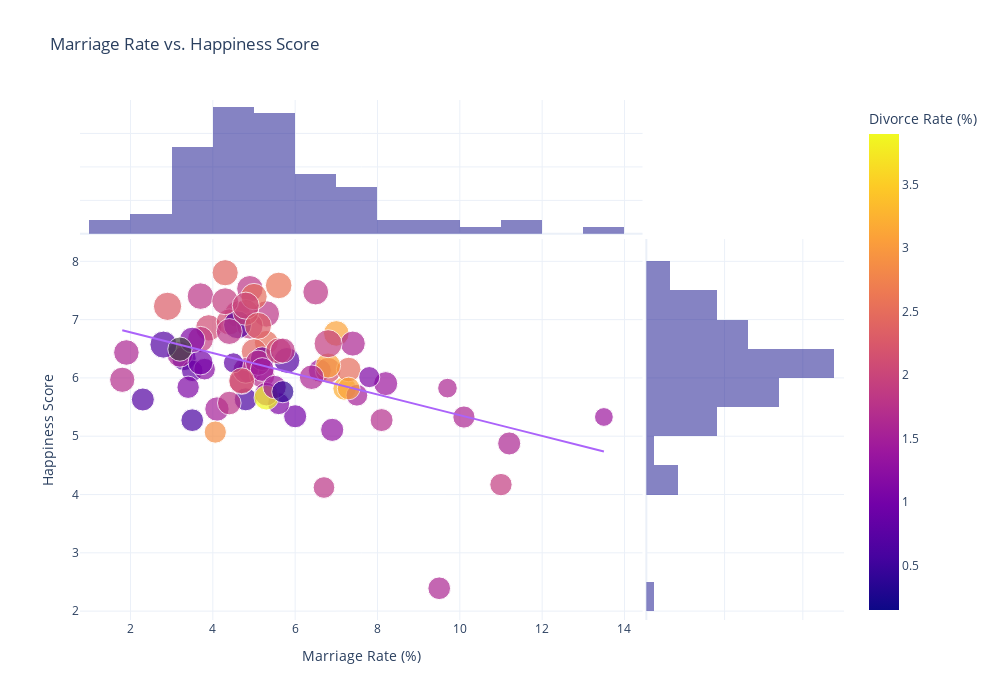

The cell this chart's notebook holds for it:
### Code cell
import plotly.express as px

# Interactive Joint Plot: Marriage Rate vs. Happiness Score
fig_joint = px.scatter(
    marriage_happiness,
    x='Marriage',
    y='happiness_score',
    color='Divorce',
    size='gdp_per_capita',
    hover_name='country',
    marginal_x='histogram',
    marginal_y='histogram',
    trendline='ols',
    title='Marriage Rate vs. Happiness Score',
    labels={'Marriage': 'Marriage Rate (%)', 'happiness_score': 'Happiness Score', 'Divorce': 'Divorce Rate (%)'},
    template='plotly_white'
)

fig_joint.update_layout(
    height=700,
    width=1000,
    legend_title='Divorce Rate (%)'
)

fig_joint.show()

### Figure 1 — Plotly figure (JSON) as saved in the notebook; plotly's stock layout.template omitted (floating-point values rounded to 4 significant figures)
{"data": [{"hovertemplate": "<b>%{hovertext}</b><br><br>Marriage Rate (%)=%{x}<br>Happiness Score=%{y}<br>gdp_per_capita=%{marker.size}<br>Divorce Rate (%)=%{marker.color}<extra></extra>", "hovertext": ["Albania", "Algeria", "Armenia", "Australia", "Austria", "Belgium", "Bosnia and Herzegovina", "Brazil", "Bulgaria", "Canada", "Chile", "China", "Colombia", "Costa Rica", "Croatia", "Cyprus", "Denmark", "Dominican Republic", "Ecuador", "Egypt", "El Salvador", "Estonia", "Finland", "France", "Georgia", "Germany", "Greece", "Guatemala", "Hungary", "Iceland", "Iran", "Ireland", "Israel", "Italy", "Jamaica", "Japan", "Jordan", "Kazakhstan", "Kyrgyzstan", "Latvia", "Lebanon", "Lithuania", "Luxembourg", "Malaysia", "Malta", "Mauritius", "Mexico", "Moldova", "Mongolia", "Montenegro", "Netherlands", "New Zealand", "Nicaragua", "Norway", "Panama", "Poland", "Portugal", "Romania", "Russia", "Saudi Arabia", "Serbia", "Singapore", "Slovakia", "Slovenia", "South Africa", "South Korea", "Spain", "Sri Lanka", "Sweden", "Switzerland", "Tajikistan", "Thailand", "Tunisia", "Ukraine", "United Arab Emirates", "United Kingdom", "United States", "Uruguay", "Uzbekistan", "Venezuela", "Vietnam"], "legendgroup": "", "marker": {"color": [1.7, 1.6, 1, 2, 1.8, 2.1, 0.6, 1.4, 1.5, 2.1, 0.7, 3.2, 0.7, 2.5, 1.5, 2.2, 2.6, 1.8, 1.1, 1.9, 0.8, 2.4, 2.4, 1.9, 1.3, 1.9, 1.8, 1.2, 1.7, 1.8, 1.6, 0.7, 1.8, 1.5, 1.5, 1.7, 1.8, 2.5, 1.6, 3.1, 1.6, 3.1, 2.3, 1.6, 0.7, 1.4, 0.9, 3.1, 1.1, 1.4, 1.8, 2, 0.8, 1.9, 1, 1.7, 1.7, 1.6, 3.9, 2.1, 1.4, 1.9, 1.8, 1.1, 0.6, 2.2, 1.6, 0.15, 2.5, 2, 1.4, 1.4, null, 2.88, 0.7, 1.8, 2.3, null, 1.1, 1.2, 0.4], "coloraxis": "coloraxis", "size": [1.449, 1.353, 1.466, 1.899, 1.927, 1.907, 1.467, 1.454, 1.635, 1.881, 1.645, 1.51, 1.455, 1.587, 1.727, 1.824, 1.949, 1.536, 1.343, 1.377, 1.278, 1.798, 1.888, 1.856, 1.477, 1.919, 1.708, 1.287, 1.754, 1.926, 1.465, 2.152, 1.833, 1.832, 1.305, 1.825, 1.292, 1.664, 1.061, 1.737, 1.417, 1.808, 2.2, 1.665, 1.841, 1.589, 1.55, 1.425, 1.379, 1.537, 1.942, 1.842, 1.109, 1.994, 1.714, 1.767, 1.758, 1.726, 1.68, 1.861, 1.552, 2.168, 1.731, 1.815, 1.417, 1.853, 1.798, 1.422, 1.921, 2.022, 0.972, 1.515, 1.333, 1.358, 2.015, 1.857, 1.98, 1.617, 1.227, 0, 1.349], "sizemode": "area", "sizeref": 0.0055, "symbol": "circle"}, "mode": "markers", "name": "", "orientation": "v", "showlegend": false, "type": "scatter", "x": [8.1, 10.1, 6, 4.6, 5.3, 3.9, 4.8, 6.6, 4.1, 4.4, 3.3, 7.2, 2.3, 5.3, 4.9, 6.8, 5.6, 4.4, 5.6, 11, 3.5, 5, 4.3, 3.7, 6.9, 4.9, 4.7, 3.8, 5.2, 4.9, 11.2, 4.6, 6.5, 3.2, 7.5, 4.8, 6.7, 7.3, 9.7, 6.8, 9.5, 7, 2.9, 6.4, 5.8, 8.2, 5.2, 7.3, 3.4, 5.3, 3.7, 4.8, 4.5, 4.3, 3.7, 5.1, 1.8, 7.4, 5.3, 5.6, 5.2, 6.8, 5.7, 3.5, 3.5, 4.7, 1.9, null, 5, 4.8, 13.5, 5.5, null, 4.06, 2.8, 4.4, 5.1, 3.2, 7.8, 3.3, 5.7], "xaxis": "x", "y": [5.277, 5.329, 5.342, 7.095, 7.097, 6.859, 5.633, 6.125, 5.466, 6.961, 6.334, 5.818, 5.63, 6.609, 6.125, 6.13, 7.586, 5.569, 5.559, 4.17, 6.122, 6.455, 7.804, 6.661, 5.109, 6.892, 5.931, 6.15, 6.041, 7.53, 4.876, 6.911, 7.473, 6.405, 5.703, 6.129, 4.12, 6.144, 5.825, 6.213, 2.392, 6.763, 7.228, 6.012, 6.3, 5.902, 6.33, 5.819, 5.84, 5.722, 7.403, 7.123, 6.259, 7.315, 6.265, 6.26, 5.968, 6.589, 5.661, 6.463, 6.144, 6.587, 6.469, 6.65, 5.275, 5.951, 6.436, 4.442, 7.395, 7.24, 5.33, 5.843, 4.497, 5.071, 6.571, 6.796, 6.894, 6.494, 6.014, 5.211, 5.763], "yaxis": "y"}, {"alignmentgroup": "True", "bingroup": "x", "hovertemplate": "Marriage Rate (%)=%{x}<br>count=%{y}<extra></extra>", "legendgroup": "", "marker": {"color": "#0d0887"}, "name": "", "offsetgroup": "", "opacity": 0.5, "showlegend": false, "type": "histogram", "x": [8.1, 10.1, 6, 4.6, 5.3, 3.9, 4.8, 6.6, 4.1, 4.4, 3.3, 7.2, 2.3, 5.3, 4.9, 6.8, 5.6, 4.4, 5.6, 11, 3.5, 5, 4.3, 3.7, 6.9, 4.9, 4.7, 3.8, 5.2, 4.9, 11.2, 4.6, 6.5, 3.2, 7.5, 4.8, 6.7, 7.3, 9.7, 6.8, 9.5, 7, 2.9, 6.4, 5.8, 8.2, 5.2, 7.3, 3.4, 5.3, 3.7, 4.8, 4.5, 4.3, 3.7, 5.1, 1.8, 7.4, 5.3, 5.6, 5.2, 6.8, 5.7, 3.5, 3.5, 4.7, 1.9, null, 5, 4.8, 13.5, 5.5, null, 4.06, 2.8, 4.4, 5.1, 3.2, 7.8, 3.3, 5.7], "xaxis": "x3", "yaxis": "y3"}, {"alignmentgroup": "True", "bingroup": "y", "hovertemplate": "Happiness Score=%{y}<br>count=%{x}<extra></extra>", "legendgroup": "", "marker": {"color": "#0d0887"}, "name": "", "offsetgroup": "", "opacity": 0.5, "showlegend": false, "type": "histogram", "xaxis": "x2", "y": [5.277, 5.329, 5.342, 7.095, 7.097, 6.859, 5.633, 6.125, 5.466, 6.961, 6.334, 5.818, 5.63, 6.609, 6.125, 6.13, 7.586, 5.569, 5.559, 4.17, 6.122, 6.455, 7.804, 6.661, 5.109, 6.892, 5.931, 6.15, 6.041, 7.53, 4.876, 6.911, 7.473, 6.405, 5.703, 6.129, 4.12, 6.144, 5.825, 6.213, 2.392, 6.763, 7.228, 6.012, 6.3, 5.902, 6.33, 5.819, 5.84, 5.722, 7.403, 7.123, 6.259, 7.315, 6.265, 6.26, 5.968, 6.589, 5.661, 6.463, 6.144, 6.587, 6.469, 6.65, 5.275, 5.951, 6.436, 4.442, 7.395, 7.24, 5.33, 5.843, 4.497, 5.071, 6.571, 6.796, 6.894, 6.494, 6.014, 5.211, 5.763], "yaxis": "y2"}, {"hovertemplate": "<b>OLS trendline</b><br>happiness_score = -0.177908 * Marriage + 7.13948<br>R<sup>2</sup>=0.195402<br><br>Marriage Rate (%)=%{x}<br>Happiness Score=%{y} <b>(trend)</b><extra></extra>", "legendgroup": "", "marker": {"symbol": "circle"}, "mode": "lines", "name": "", "showlegend": false, "type": "scatter", "x": [1.8, 1.9, 2.3, 2.8, 2.9, 3.2, 3.2, 3.3, 3.3, 3.4, 3.5, 3.5, 3.5, 3.7, 3.7, 3.7, 3.8, 3.9, 4.06, 4.1, 4.3, 4.3, 4.4, 4.4, 4.4, 4.5, 4.6, 4.6, 4.7, 4.7, 4.8, 4.8, 4.8, 4.8, 4.9, 4.9, 4.9, 5, 5, 5.1, 5.1, 5.2, 5.2, 5.2, 5.3, 5.3, 5.3, 5.3, 5.5, 5.6, 5.6, 5.6, 5.7, 5.7, 5.8, 6, 6.4, 6.5, 6.6, 6.7, 6.8, 6.8, 6.8, 6.9, 7, 7.2, 7.3, 7.3, 7.4, 7.5, 7.8, 8.1, 8.2, 9.5, 9.7, 10.1, 11, 11.2, 13.5], "xaxis": "x", "y": [6.819, 6.801, 6.73, 6.641, 6.624, 6.57, 6.57, 6.552, 6.552, 6.535, 6.517, 6.517, 6.517, 6.481, 6.481, 6.481, 6.463, 6.446, 6.417, 6.41, 6.374, 6.374, 6.357, 6.357, 6.357, 6.339, 6.321, 6.321, 6.303, 6.303, 6.286, 6.286, 6.286, 6.286, 6.268, 6.268, 6.268, 6.25, 6.25, 6.232, 6.232, 6.214, 6.214, 6.214, 6.197, 6.197, 6.197, 6.197, 6.161, 6.143, 6.143, 6.143, 6.125, 6.125, 6.108, 6.072, 6.001, 5.983, 5.965, 5.947, 5.93, 5.93, 5.93, 5.912, 5.894, 5.859, 5.841, 5.841, 5.823, 5.805, 5.752, 5.698, 5.681, 5.449, 5.414, 5.343, 5.182, 5.147, 4.738], "yaxis": "y"}], "layout": {"barmode": "overlay", "coloraxis": {"colorbar": {"title": {"text": "Divorce Rate (%)"}}, "colorscale": [[0, "#0d0887"], [0.1111, "#46039f"], [0.2222, "#7201a8"], [0.3333, "#9c179e"], [0.4444, "#bd3786"], [0.5556, "#d8576b"], [0.6667, "#ed7953"], [0.7778, "#fb9f3a"], [0.8889, "#fdca26"], [1, "#f0f921"]]}, "height": 700, "legend": {"itemsizing": "constant", "title": {"text": "Divorce Rate (%)"}, "tracegroupgap": 0}, "title": {"text": "Marriage Rate vs. Happiness Score"}, "width": 1000, "xaxis": {"anchor": "y", "domain": [0, 0.7363], "title": {"text": "Marriage Rate (%)"}}, "xaxis2": {"anchor": "y2", "domain": [0.7413, 1], "matches": "x2", "showgrid": true, "showline": false, "showticklabels": false, "ticks": ""}, "xaxis3": {"anchor": "y3", "domain": [0, 0.7363], "matches": "x", "showgrid": true, "showticklabels": false}, "xaxis4": {"anchor": "y4", "domain": [0.7413, 1], "matches": "x2", "showgrid": true, "showline": false, "showticklabels": false, "ticks": ""}, "yaxis": {"anchor": "x", "domain": [0, 0.7326], "title": {"text": "Happiness Score"}}, "yaxis2": {"anchor": "x2", "domain": [0, 0.7326], "matches": "y", "showgrid": true, "showticklabels": false}, "yaxis3": {"anchor": "x3", "domain": [0.7426, 1], "matches": "y3", "showgrid": true, "showline": false, "showticklabels": false, "ticks": ""}, "yaxis4": {"anchor": "x4", "domain": [0.7426, 1], "matches": "y3", "showgrid": true, "showline": false, "showticklabels": false, "ticks": ""}}}
